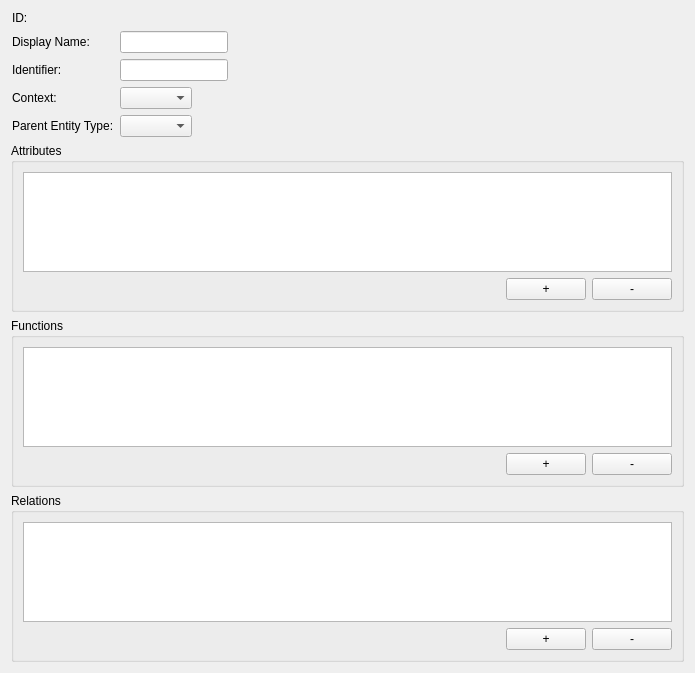
<?xml version="1.0" encoding="UTF-8"?>
<ui version="4.0">
 <class>MainWindowNS::EntityTypeView</class>
 <widget class="QWidget" name="MainWindowNS::EntityTypeView">
  <property name="geometry">
   <rect>
    <x>0</x>
    <y>0</y>
    <width>695</width>
    <height>673</height>
   </rect>
  </property>
  <property name="windowTitle">
   <string>Form</string>
  </property>
  <layout class="QVBoxLayout" name="verticalLayout_2" stretch="0,0,0,0">
   <item>
    <layout class="QHBoxLayout" name="horizontalLayout_3">
     <property name="leftMargin">
      <number>0</number>
     </property>
     <property name="rightMargin">
      <number>0</number>
     </property>
     <item>
      <layout class="QFormLayout" name="formLayout">
       <property name="fieldGrowthPolicy">
        <enum>QFormLayout::FieldsStayAtSizeHint</enum>
       </property>
       <property name="leftMargin">
        <number>1</number>
       </property>
       <item row="1" column="0">
        <widget class="QLabel" name="label">
         <property name="text">
          <string>Display Name:</string>
         </property>
        </widget>
       </item>
       <item row="1" column="1">
        <widget class="QLineEdit" name="lineEditDisplayName"/>
       </item>
       <item row="3" column="0">
        <widget class="QLabel" name="label_2">
         <property name="text">
          <string>Context:</string>
         </property>
        </widget>
       </item>
       <item row="3" column="1">
        <widget class="QComboBox" name="comboBoxContext"/>
       </item>
       <item row="4" column="0">
        <widget class="QLabel" name="label_3">
         <property name="text">
          <string>Parent Entity Type:</string>
         </property>
        </widget>
       </item>
       <item row="4" column="1">
        <widget class="QComboBox" name="comboBoxParent"/>
       </item>
       <item row="2" column="0">
        <widget class="QLabel" name="label_4">
         <property name="text">
          <string>Identifier:</string>
         </property>
        </widget>
       </item>
       <item row="2" column="1">
        <widget class="QLineEdit" name="lineEditIdentifier"/>
       </item>
       <item row="0" column="0">
        <widget class="QLabel" name="label_5">
         <property name="text">
          <string>ID:</string>
         </property>
        </widget>
       </item>
       <item row="0" column="1">
        <widget class="QLabel" name="labelId">
         <property name="text">
          <string/>
         </property>
        </widget>
       </item>
      </layout>
     </item>
    </layout>
   </item>
   <item>
    <widget class="QGroupBox" name="groupBox">
     <property name="title">
      <string>Attributes</string>
     </property>
     <layout class="QVBoxLayout" name="verticalLayout">
      <item>
       <widget class="QTreeView" name="treeViewAttributes"/>
      </item>
      <item>
       <layout class="QHBoxLayout" name="horizontalLayout_2">
        <item>
         <spacer name="horizontalSpacer">
          <property name="orientation">
           <enum>Qt::Horizontal</enum>
          </property>
          <property name="sizeHint" stdset="0">
           <size>
            <width>40</width>
            <height>20</height>
           </size>
          </property>
         </spacer>
        </item>
        <item>
         <widget class="QPushButton" name="pushButtonAddAttribute">
          <property name="text">
           <string>+</string>
          </property>
         </widget>
        </item>
        <item>
         <widget class="QPushButton" name="pushButtonRemoveAttribute">
          <property name="text">
           <string>-</string>
          </property>
         </widget>
        </item>
       </layout>
      </item>
     </layout>
    </widget>
   </item>
   <item>
    <widget class="QGroupBox" name="groupBox_2">
     <property name="title">
      <string>Functions</string>
     </property>
     <layout class="QVBoxLayout" name="verticalLayout_3">
      <item>
       <widget class="QTreeView" name="treeViewFunctions"/>
      </item>
      <item>
       <layout class="QHBoxLayout" name="horizontalLayout_4">
        <item>
         <spacer name="horizontalSpacer_3">
          <property name="orientation">
           <enum>Qt::Horizontal</enum>
          </property>
          <property name="sizeHint" stdset="0">
           <size>
            <width>40</width>
            <height>20</height>
           </size>
          </property>
         </spacer>
        </item>
        <item>
         <widget class="QPushButton" name="pushButtonAddFunction">
          <property name="text">
           <string>+</string>
          </property>
         </widget>
        </item>
        <item>
         <widget class="QPushButton" name="pushButtonRemoveFunction">
          <property name="text">
           <string>-</string>
          </property>
         </widget>
        </item>
       </layout>
      </item>
     </layout>
    </widget>
   </item>
   <item>
    <widget class="QGroupBox" name="groupBox_3">
     <property name="title">
      <string>Relations</string>
     </property>
     <layout class="QVBoxLayout" name="verticalLayout_4">
      <item>
       <widget class="QTreeView" name="treeViewRelations"/>
      </item>
      <item>
       <layout class="QHBoxLayout" name="horizontalLayout_5">
        <item>
         <spacer name="horizontalSpacer_4">
          <property name="orientation">
           <enum>Qt::Horizontal</enum>
          </property>
          <property name="sizeHint" stdset="0">
           <size>
            <width>40</width>
            <height>20</height>
           </size>
          </property>
         </spacer>
        </item>
        <item>
         <widget class="QPushButton" name="pushButtonAddRelation">
          <property name="text">
           <string>+</string>
          </property>
         </widget>
        </item>
        <item>
         <widget class="QPushButton" name="pushButtonRemoveRelation">
          <property name="text">
           <string>-</string>
          </property>
         </widget>
        </item>
       </layout>
      </item>
     </layout>
    </widget>
   </item>
  </layout>
 </widget>
 <resources/>
 <connections/>
</ui>
